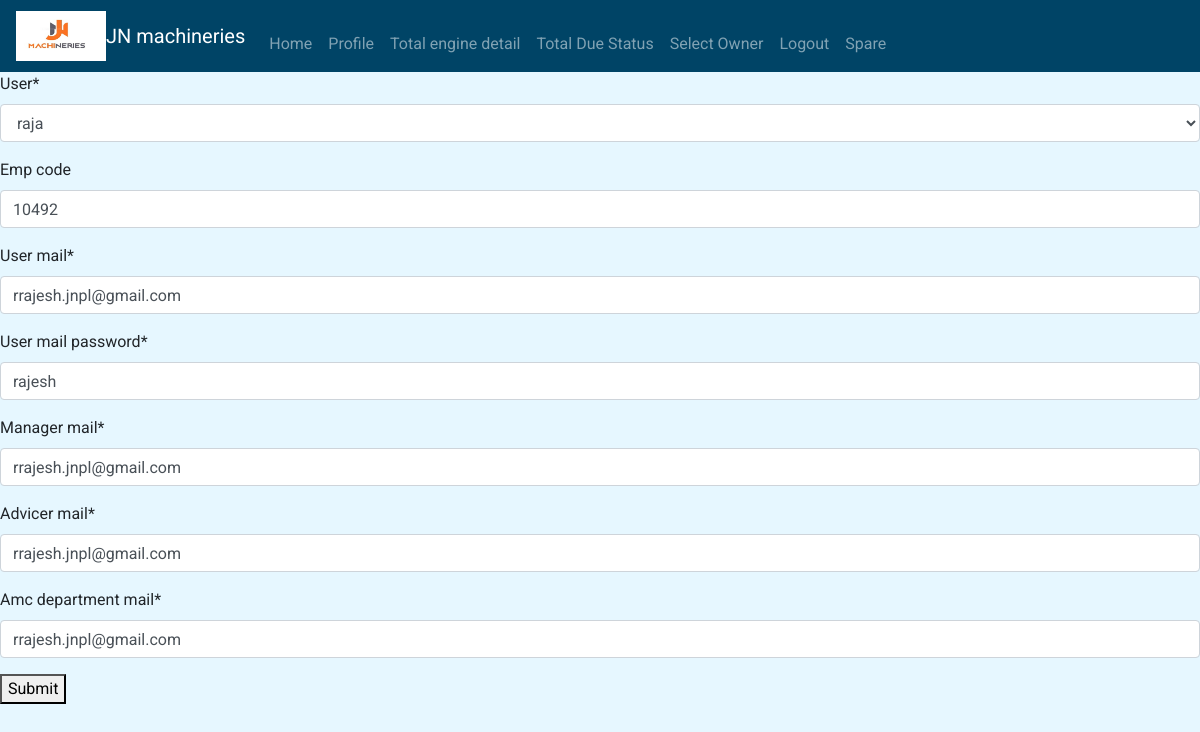
Page /jnm/profile/update/1 (signed in) on the committed database.
### app/models.py (models this page shows)
class Profile(models.Model):
  user_name = models.OneToOneField(User, on_delete= models.CASCADE, related_name = 'profile', verbose_name = 'user', null= True)
  emp_code = models.IntegerField(null = True, blank = True)
  user_mail = models.EmailField(max_length= 50, null= True)
  user_mail_password = models.CharField(max_length=30, null = True)
  manager_mail = models.EmailField(max_length= 50, null = True)
  advicer_mail = models.EmailField(max_length= 50, null = True)
  amc_department_mail = models.EmailField(max_length= 50, null = True)

### app/views.py (the view)
# urls.py: path('profile/update/<int:pk>', views.UpdateProfile.as_view(), name = 'profile_update'),
class UpdateProfile(UpdateView, LoginRequiredMixin):
  model = Profile
  fields = '__all__'
  success_url = reverse_lazy('profile')
  template_name = 'update_user.html'

### app/templates/update_user.html (shortened to what this page needs)
{% extends 'base.html' %}
{% load crispy_forms_tags %}
{% block content %}
<div class="conatiner">
  <form method='post'>
  {{ form|crispy }}
  <button type="submit">Submit</button>
  </form>
</div>
{% endblock %}

### static/css/style.css (style rules this page uses)
body { font-family: 'Roboto', sans-serif; background-color: #e6f7ff; }

### rows in the picture
Profile: user_name "raja", emp_code "10492", user_mail "rrajesh.jnpl@gmail.com", user_mail_password "rajesh", manager_mail "rrajesh.jnpl@gmail.com", advicer_mail "rrajesh.jnpl@gmail.com", amc_department_mail "rrajesh.jnpl@gmail.com"
